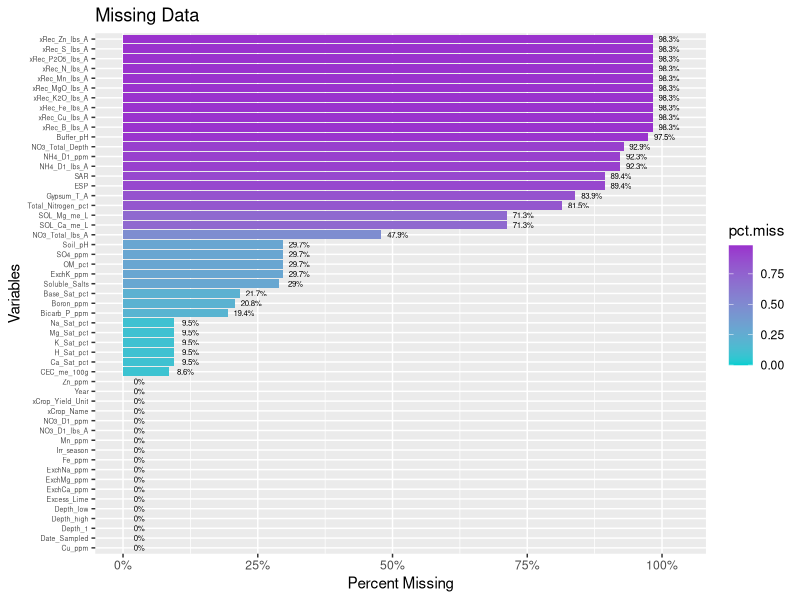
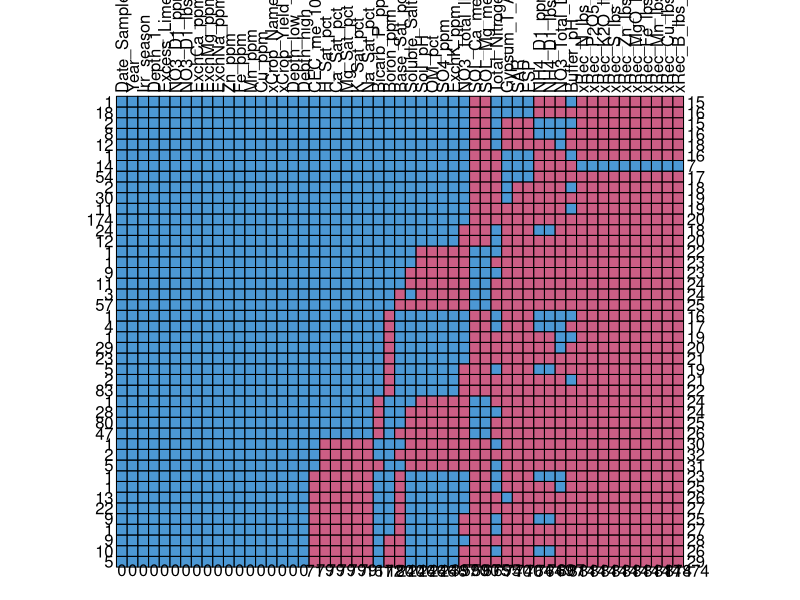
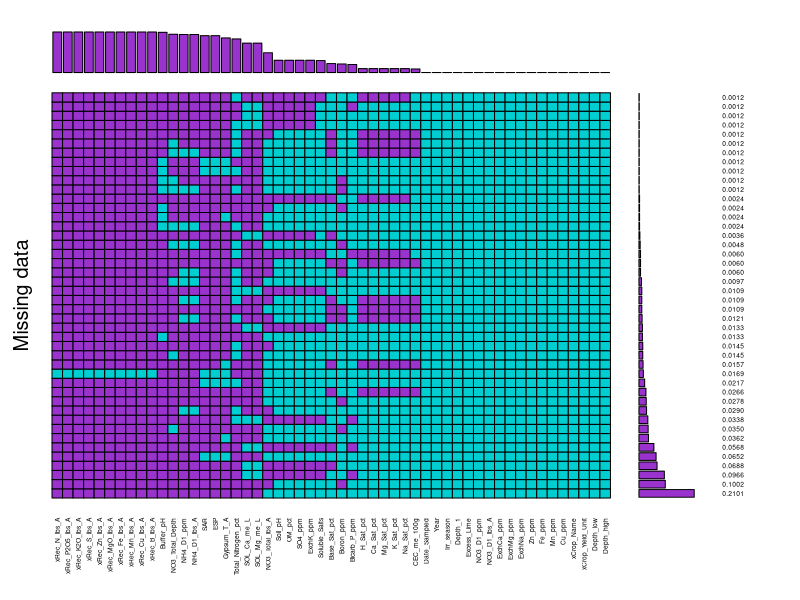
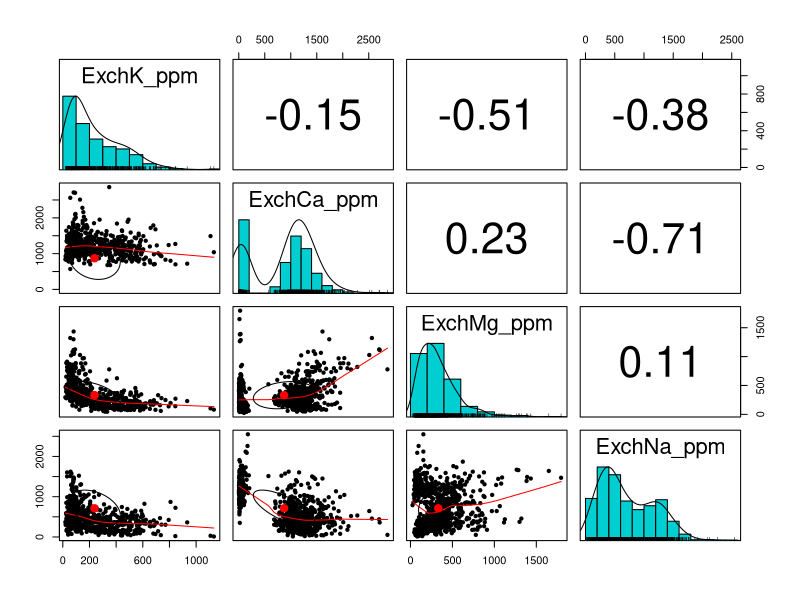
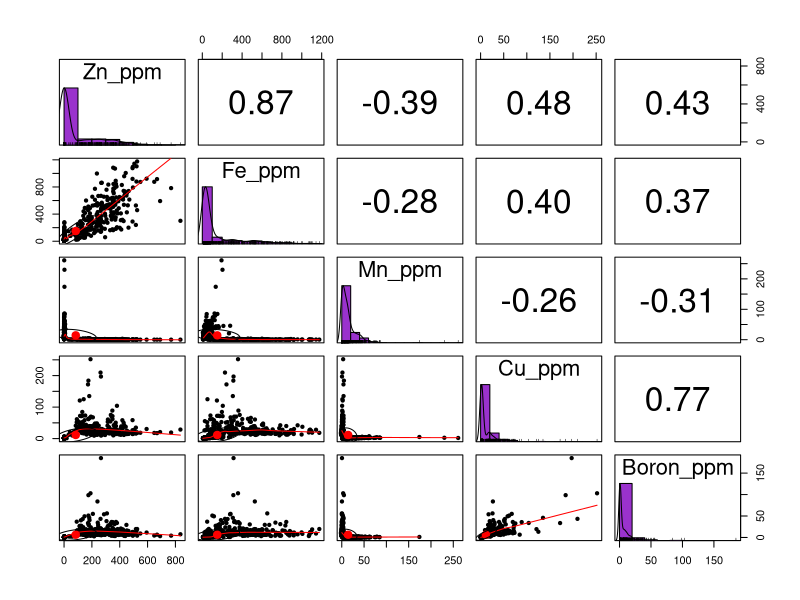
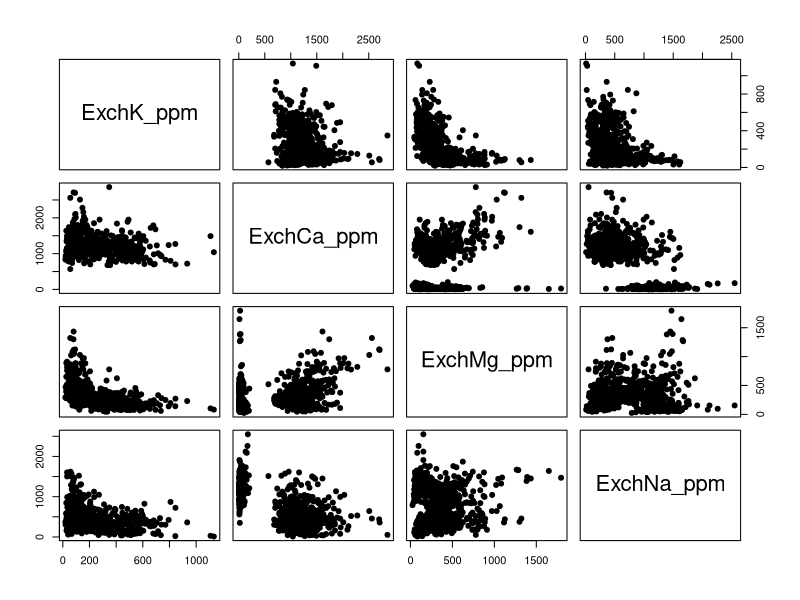

The R script that drew these images, in order:
## ---- chunk 1
library(tidyverse)
## ---- chunk 2
df <- read.csv("./data/pcp_soil_data/PCP-R-ready.csv")
## ---- chunk 3
df2 <- df[, colSums(is.na(df)) != nrow(df)]
## ---- chunk 4
df3 <- df2 %>% select("Date_Sampled","Year","Irr_season", "Depth_1", "Soil_pH", "Buffer_pH", "Excess_Lime", "Soluble_Salts", "OM_pct", "NO3_D1_ppm", "NO3_D1_lbs_A", "NO3_Total_lbs_A", "NO3_Total_Depth", "Bicarb_P_ppm", "SO4_ppm", "ExchK_ppm", "ExchCa_ppm", "ExchMg_ppm", "ExchNa_ppm", "Zn_ppm", "Fe_ppm", "Mn_ppm", 'Cu_ppm', "Boron_ppm", "CEC_me_100g", "Base_Sat_pct", "H_Sat_pct", "Ca_Sat_pct", "Mg_Sat_pct", "K_Sat_pct", "Na_Sat_pct", "SOL_Ca_me_L", "SOL_Mg_me_L", "SAR", "ESP", "Gypsum_T_A", "NH4_D1_ppm", "NH4_D1_lbs_A", "Total_Nitrogen_pct", "xCrop_Name", "xCrop_Yield_Unit", "xRec_N_lbs_A", "xRec_P2O5_lbs_A", "xRec_K2O_lbs_A", "xRec_S_lbs_A", "xRec_Zn_lbs_A", "xRec_MgO_lbs_A", "xRec_Fe_lbs_A", "xRec_Mn_lbs_A", "xRec_Cu_lbs_A", "xRec_B_lbs_A")

## ---- chunk 5

## ---- chunk 6

library(lubridate)

## set Date_Sampled from factor to Date
df3$Date_Sampled <- mdy(as.character(df3$Date_Sampled))

df3 <- df3
## set empty xCrop_Name to factor level to NA  datatype

## convert xCrop_yield_Unit

## ---- chunk 7
low <- c()
high <- c()
for(i in 1:length(df3$Depth_1)){
  low <- c(low, strsplit(as.character(df3$Depth_1), "-")[[i]][1])
  high <- c(high, strsplit(as.character(df3$Depth_1), "-")[[i]][2])
}
df3$Depth_low <- low
df3$Depth_high <- high
## ---- chunk 8
glimpse(head(df3))
## ---- chunk 9
prop.miss <- apply(df3, 2, function(x) round(sum(is.na(x))/NROW(x),4))
prop.miss
## ---- chunk 10
pmpv <- data.frame(variable = names(df3), pct.miss=prop.miss)

## ---- chunk 11
ggplot(pmpv, aes(x= reorder(variable, pct.miss), y=pct.miss, fill=pct.miss)) +
  geom_bar(stat="identity") + 
  ggtitle("Missing Data") +
  ylab("Percent Missing") + 
  xlab("Variables") +
  scale_y_continuous(labels=scales::percent, limits=c(0,1.03)) + 
  geom_text(data=pmpv, aes(label=paste0(round(pct.miss*100,1),"%"), y=pct.miss+.03), size=2) +
  coord_flip() +
  theme(axis.text.y = element_text(size=5)) +
  scale_fill_gradient(low="darkturquoise",high="darkorchid3")
  
## ---- chunk 12
library(mice)
md.pattern(df3, rotate.names = TRUE)
## ---- chunk 13
library(VIM)
## ---- chunk 14
aggr(df3, col=c('darkturquoise','darkorchid3'),
              numbers=TRUE, sortVars=TRUE, prop=TRUE,border=TRUE, combined=TRUE,
              labels=names(df3), cex.axis=.4, cex.numbers=.4, varheight=FALSE,
              gap=0, ylab=c("Missing data","Pattern"))
## ---- chunk 15
library(psych)
## ---- chunk 16
## Correlation matrix betwen Macronutrients

pairs.panels(df3[,16:19],
             method="pearson",
             hist.col="#00ced1",
             density=TRUE,
             ellipses = TRUE
             )
## ---- chunk 17
# Correation Matrix between micronutrients 

pairs.panels(df3[,20:24],
             method="pearson",
             hist.col="#9a32cd",
             density=TRUE,
             ellipses = TRUE
             )
## ---- chunk 18
pairs(df3[,16:19], pch=19)
